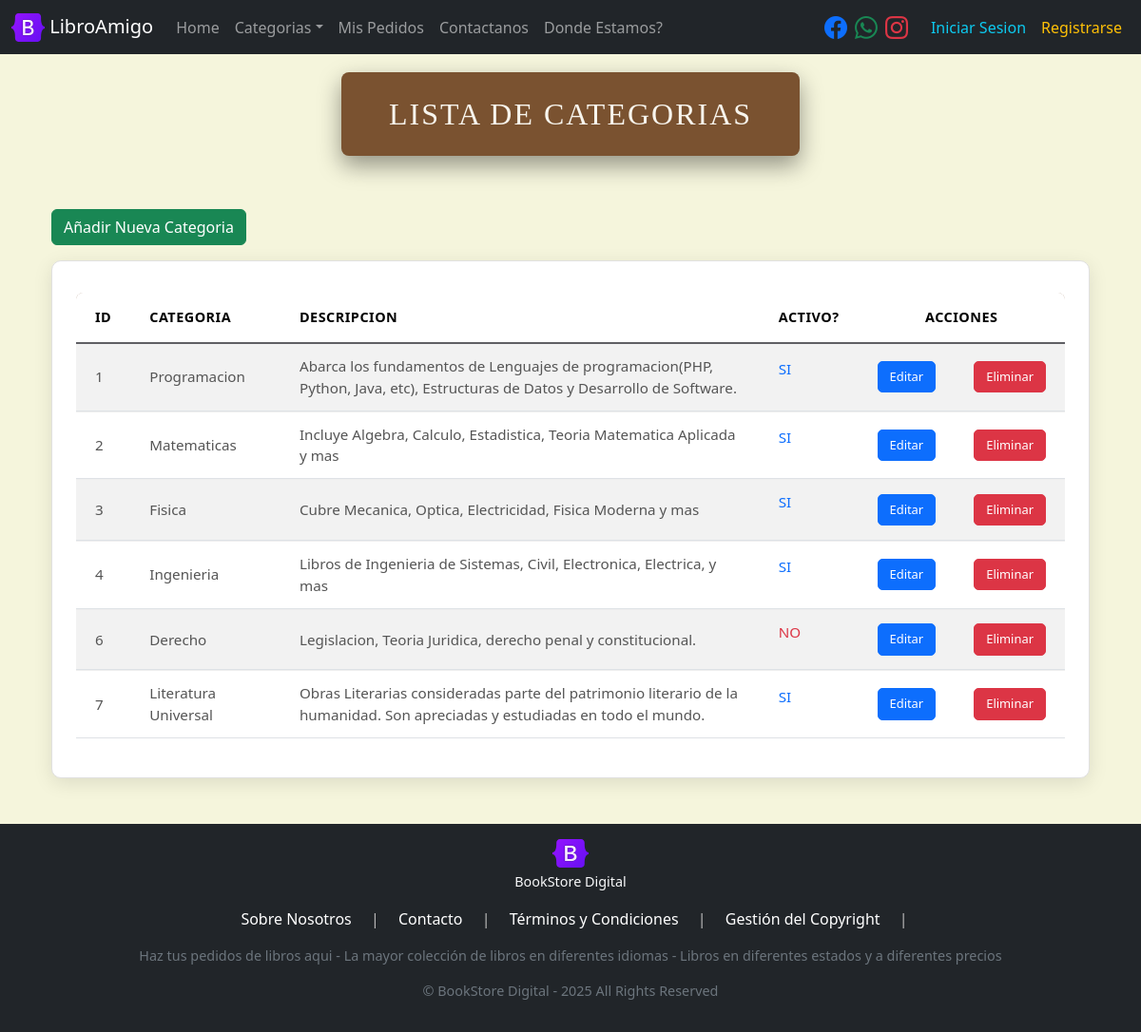
Page /categories/ on the committed database.
### models/category_model.py (models this page shows, shortened)
class Category(db.Model):
    __tablename__ = 'categories'
    id = db.Column(db.Integer, primary_key = True)
    name = db.Column(db.String(100), nullable = False)
    description = db.Column(db.Text, nullable = False)
    is_active = db.Column(db.Boolean, default = True)
    books_relation = db.relationship('Book', back_populates='category_relation')
    @staticmethod
    def get_all():
        return Category.query.all()
    @staticmethod
    def get_all_active():
        return Category.query.filter(Category.is_active == True).order_by(Category.name).all()

### controllers/category_controller.py (the view)
@category_bp.route("/")
def index():
    categories = Category.get_all()
    return category_view.list(categories=categories)

### run.py (called while the page is built)
@app.context_processor
def inject_active_path():
    def is_active(path):
        return 'active' if request.path == path else ''
    return(dict(is_active = is_active))

@app.context_processor
def inject_categories():
    categories = Category.get_all_active()
    return dict(categories=categories)

### views/category_view.py (called while the page is built)
def list(categories):
    return render_template('categories/index.html', categories =categories)

### templates/categories/index.html (shortened to what this page needs)
{% extends 'base.html' %}
{% block content %}
<div class="container mb-5">
<h1 class="main-title-banner text-center">Lista de Categorias</h1>
<a href="{{url_for('category.create')}}" class="btn btn-success my-3">Añadir Nueva Categoria</a>
<div class="table-card-container ">
<div class="table mt-2 table-responsive">
    <table class="table table-hover table-striped custom-table ">
        <thead class="custom-table-header">
            <tr>
                <th>ID</th><th>CATEGORIA</th><th>DESCRIPCION</th><th>ACTIVO?</th><th colspan="2" class="text-center">ACCIONES</th>
            </tr>
        </thead>
        <tbody>
            {% for item in categories %}
                <tr>
                    <td>{{item.id}}</td>
                    <td>{{item.name}}</td>
                    <td>{{item.description}}</td>
                    <td>{% if item.is_active %}
                            <p class="text-primary">SI</p>
                        {%else%}
                            <p class="text-danger">NO</p>
                        {% endif %}
                    </td>
                    <td><a href="{{url_for('category.edit',id=item.id)}}" class="btn btn-sm  btn-primary custom-action-btn">Editar</a></td>
                    <td><a href="{{url_for('category.delete',id=item.id)}}" class="btn btn-sm btn-danger custom-action-btn" onclick="return(confirm('Desea eliminar esta Categoria?'))">Eliminar</a></td>
                </tr>
            {% endfor %}
        </tbody>
    </table>
</div>
</div>
</div>
{% endblock %}

### static/css/styles.css (style rules this page uses)
body { background-color: #f5f5dc; color: #333; }
.main-title-banner { position: relative; display: block; width: fit-content; padding: 25px 50px; margin: 15px auto 40px auto; background-color: #7a5230; color: #f8f5ed; font-family: 'Playfair Display', serif; font-size: 2em; text-align: center; text-transform: uppercase; letter-spacing: 2px; line-height: 1.2; box-shadow: 0 10px 25px rgba(0,0,0,0.4); border-radius: 8px; white-space: nowrap; overflow: hidden; text-overflow: ellipsis; max-width: 90%; }
.table-card-container { background-color: #ffffff; border-radius: 10px; box-shadow: 0 5px 20px rgba(0, 0, 0, 0.1); border: 1px solid #e0e0e0; padding: 25px; overflow-x: auto; width: 100%; }
.custom-table { width: 100%; margin-bottom: 0; border-collapse: separate; border-spacing: 0; }
.custom-table-header { background-color: #7a5230; color: #ffffff; }
.custom-table-header th { padding: 15px 20px; font-weight: 600; border-bottom: 2px solid #5f5f64; text-transform: uppercase; font-size: 0.9em; letter-spacing: 0.5px; }
.custom-table-header tr:first-child th:first-child { border-top-left-radius: 8px; }
.custom-table-header tr:first-child th:last-child { border-top-right-radius: 8px; }
.custom-table tbody tr { transition: background-color 0.2s ease; }
.custom-table.table-striped tbody tr:nth-of-type(odd) { background-color: #fdfdfd; }
.custom-table.table-striped tbody tr:nth-of-type(even) { background-color: #ffffff; }
.custom-table tbody td { padding: 12px 20px; vertical-align: middle; color: #555; font-size: 0.95em; border-top: 1px solid #eee; }
.custom-table tbody tr:first-child td { border-top: none; }
.custom-action-btn { font-size: 0.85em; padding: 6px 12px; border-radius: 5px; transition: all 0.3s ease; }
.custom-action-btn.btn-danger { background-color: #dc3545; border-color: #dc3545; }
.custom-table th:last-child, .custom-table td:last-child { text-align: center; }

### rows in the picture
Category: id "1", name "Programacion", description "Abarca los fundamentos de Lenguajes de programacion(PHP, Python, Java, etc), Estructuras de Datos y Desarrollo de Software.", is_active "SI"
Category: id "2", name "Matematicas", description "Incluye Algebra, Calculo, Estadistica, Teoria Matematica Aplicada y mas", is_active "SI"
Category: id "3", name "Fisica", description "Cubre Mecanica, Optica, Electricidad, Fisica Moderna y mas", is_active "SI"
Category: id "4", name "Ingenieria", description "Libros de Ingenieria de Sistemas, Civil, Electronica, Electrica, y mas", is_active "SI"
Category: id "6", name "Derecho", description "Legislacion, Teoria Juridica, derecho penal y constitucional.", is_active "NO"
Category: id "7", name "Literatura Universal", description "Obras Literarias consideradas parte del patrimonio literario de la humanidad. Son apreciadas y estudiadas en todo el mundo.", is_active "SI"
